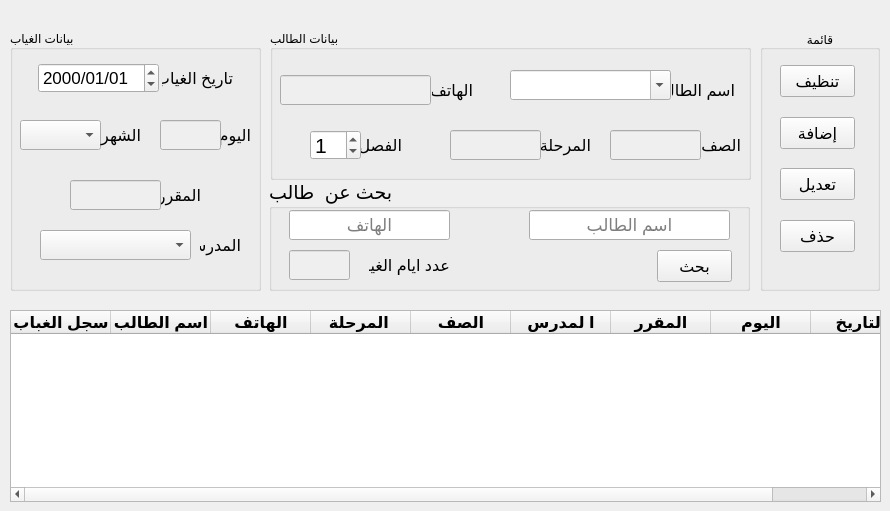
    <widget class="QWidget" name="tab_10">
     <attribute name="title">
      <string>الغياب</string>
     </attribute>
     <widget class="QTableWidget" name="tableWidget_13">
      <property name="geometry">
       <rect>
        <x>10</x>
        <y>310</y>
        <width>871</width>
        <height>192</height>
       </rect>
      </property>
      <property name="font">
       <font>
        <family>Arial</family>
        <pointsize>12</pointsize>
        <weight>75</weight>
        <bold>true</bold>
       </font>
      </property>
      <column>
       <property name="text">
        <string>سجل الغباب</string>
       </property>
      </column>
      <column>
       <property name="text">
        <string>اسم الطالب</string>
       </property>
      </column>
      <column>
       <property name="text">
        <string>الهاتف</string>
       </property>
      </column>
      <column>
       <property name="text">
        <string>المرحلة </string>
       </property>
      </column>
      <column>
       <property name="text">
        <string>الصف</string>
       </property>
      </column>
      <column>
       <property name="text">
        <string>ا لمدرس</string>
       </property>
      </column>
      <column>
       <property name="text">
        <string>المقرر</string>
       </property>
      </column>
      <column>
       <property name="text">
        <string>اليوم</string>
       </property>
      </column>
      <column>
       <property name="text">
        <string>التاريخ</string>
       </property>
      </column>
     </widget>
     <widget class="QGroupBox" name="groupBox_25">
      <property name="geometry">
       <rect>
        <x>269</x>
        <y>180</y>
        <width>481</width>
        <height>111</height>
       </rect>
      </property>
      <property name="font">
       <font>
        <pointsize>14</pointsize>
       </font>
      </property>
      <property name="title">
       <string>بحث عن  طالب</string>
      </property>
      <widget class="QLineEdit" name="lineEdit_29">
       <property name="geometry">
        <rect>
         <x>260</x>
         <y>30</y>
         <width>201</width>
         <height>30</height>
        </rect>
       </property>
       <property name="font">
        <font>
         <pointsize>13</pointsize>
        </font>
       </property>
       <property name="alignment">
        <set>Qt::AlignCenter</set>
       </property>
       <property name="placeholderText">
        <string>اسم الطالب</string>
       </property>
      </widget>
      <widget class="QLineEdit" name="lineEdit_45">
       <property name="geometry">
        <rect>
         <x>20</x>
         <y>30</y>
         <width>161</width>
         <height>30</height>
        </rect>
       </property>
       <property name="font">
        <font>
         <pointsize>13</pointsize>
        </font>
       </property>
       <property name="alignment">
        <set>Qt::AlignCenter</set>
       </property>
       <property name="placeholderText">
        <string>الهاتف</string>
       </property>
      </widget>
      <widget class="QPushButton" name="pushButton_63">
       <property name="geometry">
        <rect>
         <x>388</x>
         <y>70</y>
         <width>75</width>
         <height>32</height>
        </rect>
       </property>
       <property name="font">
        <font>
         <pointsize>12</pointsize>
        </font>
       </property>
       <property name="text">
        <string>بحث</string>
       </property>
      </widget>
      <widget class="QLineEdit" name="lineEdit_59">
       <property name="enabled">
        <bool>false</bool>
       </property>
       <property name="geometry">
        <rect>
         <x>20</x>
         <y>70</y>
         <width>61</width>
         <height>30</height>
        </rect>
       </property>
       <property name="font">
        <font>
         <pointsize>12</pointsize>
        </font>
       </property>
       <property name="layoutDirection">
        <enum>Qt::LeftToRight</enum>
       </property>
      </widget>
      <widget class="QLabel" name="label_100">
       <property name="geometry">
        <rect>
         <x>100</x>
         <y>70</y>
         <width>81</width>
         <height>30</height>
        </rect>
       </property>
       <property name="font">
        <font>
         <pointsize>12</pointsize>
        </font>
       </property>
       <property name="text">
        <string>عدد ايام الغياب</string>
       </property>
      </widget>
     </widget>
     <widget class="QGroupBox" name="groupBox_26">
      <property name="geometry">
       <rect>
        <x>270</x>
        <y>30</y>
        <width>481</width>
        <height>150</height>
       </rect>
      </property>
      <property name="title">
       <string>بيانات الطالب</string>
      </property>
      <widget class="QLabel" name="label_83">
       <property name="geometry">
        <rect>
         <x>402</x>
         <y>45</y>
         <width>63</width>
         <height>30</height>
        </rect>
       </property>
       <property name="font">
        <font>
         <pointsize>12</pointsize>
        </font>
       </property>
       <property name="text">
        <string>اسم الطالب</string>
       </property>
      </widget>
      <widget class="QLabel" name="label_84">
       <property name="geometry">
        <rect>
         <x>162</x>
         <y>45</y>
         <width>41</width>
         <height>30</height>
        </rect>
       </property>
       <property name="font">
        <font>
         <pointsize>12</pointsize>
        </font>
       </property>
       <property name="text">
        <string>الهاتف</string>
       </property>
      </widget>
      <widget class="QLineEdit" name="lineEdit_47">
       <property name="enabled">
        <bool>false</bool>
       </property>
       <property name="geometry">
        <rect>
         <x>10</x>
         <y>45</y>
         <width>151</width>
         <height>30</height>
        </rect>
       </property>
       <property name="font">
        <font>
         <pointsize>12</pointsize>
        </font>
       </property>
      </widget>
      <widget class="QLabel" name="label_85">
       <property name="geometry">
        <rect>
         <x>430</x>
         <y>100</y>
         <width>41</width>
         <height>30</height>
        </rect>
       </property>
       <property name="font">
        <font>
         <pointsize>12</pointsize>
        </font>
       </property>
       <property name="text">
        <string>الصف</string>
       </property>
      </widget>
      <widget class="QLabel" name="label_86">
       <property name="geometry">
        <rect>
         <x>270</x>
         <y>100</y>
         <width>51</width>
         <height>30</height>
        </rect>
       </property>
       <property name="font">
        <font>
         <pointsize>12</pointsize>
        </font>
       </property>
       <property name="text">
        <string>المرحلة</string>
       </property>
      </widget>
      <widget class="QComboBox" name="comboBox_27">
       <property name="geometry">
        <rect>
         <x>240</x>
         <y>40</y>
         <width>161</width>
         <height>30</height>
        </rect>
       </property>
       <property name="font">
        <font>
         <pointsize>12</pointsize>
        </font>
       </property>
       <property name="editable">
        <bool>true</bool>
       </property>
      </widget>
      <widget class="QLabel" name="label_88">
       <property name="geometry">
        <rect>
         <x>91</x>
         <y>100</y>
         <width>41</width>
         <height>30</height>
        </rect>
       </property>
       <property name="font">
        <font>
         <pointsize>12</pointsize>
        </font>
       </property>
       <property name="text">
        <string>الفصل</string>
       </property>
      </widget>
      <widget class="QSpinBox" name="spinBox_7">
       <property name="geometry">
        <rect>
         <x>40</x>
         <y>100</y>
         <width>51</width>
         <height>30</height>
        </rect>
       </property>
       <property name="font">
        <font>
         <pointsize>16</pointsize>
        </font>
       </property>
       <property name="value">
        <number>1</number>
       </property>
      </widget>
      <widget class="QLineEdit" name="lineEdit_50">
       <property name="enabled">
        <bool>false</bool>
       </property>
       <property name="geometry">
        <rect>
         <x>340</x>
         <y>100</y>
         <width>91</width>
         <height>30</height>
        </rect>
       </property>
       <property name="font">
        <font>
         <pointsize>12</pointsize>
        </font>
       </property>
      </widget>
      <widget class="QLineEdit" name="lineEdit_51">
       <property name="enabled">
        <bool>false</bool>
       </property>
       <property name="geometry">
        <rect>
         <x>180</x>
         <y>100</y>
         <width>91</width>
         <height>30</height>
        </rect>
       </property>
       <property name="font">
        <font>
         <pointsize>12</pointsize>
        </font>
       </property>
      </widget>
     </widget>
     <widget class="QGroupBox" name="groupBox_27">
      <property name="geometry">
       <rect>
        <x>760</x>
        <y>30</y>
        <width>120</width>
        <height>261</height>
       </rect>
      </property>
      <property name="title">
       <string>قائمة</string>
      </property>
      <property name="alignment">
       <set>Qt::AlignCenter</set>
      </property>
      <widget class="QPushButton" name="pushButton_59">
       <property name="geometry">
        <rect>
         <x>20</x>
         <y>35</y>
         <width>75</width>
         <height>32</height>
        </rect>
       </property>
       <property name="font">
        <font>
         <pointsize>12</pointsize>
        </font>
       </property>
       <property name="text">
        <string>تنظيف</string>
       </property>
      </widget>
      <widget class="QPushButton" name="pushButton_60">
       <property name="geometry">
        <rect>
         <x>20</x>
         <y>87</y>
         <width>75</width>
         <height>32</height>
        </rect>
       </property>
       <property name="font">
        <font>
         <pointsize>12</pointsize>
        </font>
       </property>
       <property name="text">
        <string>إضافة</string>
       </property>
      </widget>
      <widget class="QPushButton" name="pushButton_61">
       <property name="geometry">
        <rect>
         <x>20</x>
         <y>138</y>
         <width>75</width>
         <height>32</height>
        </rect>
       </property>
       <property name="font">
        <font>
         <pointsize>12</pointsize>
        </font>
       </property>
       <property name="text">
        <string>تعديل</string>
       </property>
      </widget>
      <widget class="QPushButton" name="pushButton_62">
       <property name="geometry">
        <rect>
         <x>20</x>
         <y>190</y>
         <width>75</width>
         <height>32</height>
        </rect>
       </property>
       <property name="font">
        <font>
         <pointsize>12</pointsize>
        </font>
       </property>
       <property name="text">
        <string>حذف</string>
       </property>
      </widget>
     </widget>
     <widget class="QGroupBox" name="groupBox_28">
      <property name="geometry">
       <rect>
        <x>10</x>
        <y>30</y>
        <width>251</width>
        <height>261</height>
       </rect>
      </property>
      <property name="title">
       <string>بيانات الغياب</string>
      </property>
      <widget class="QLabel" name="label_89">
       <property name="geometry">
        <rect>
         <x>200</x>
         <y>90</y>
         <width>41</width>
         <height>30</height>
        </rect>
       </property>
       <property name="font">
        <font>
         <pointsize>12</pointsize>
        </font>
       </property>
       <property name="text">
        <string>اليوم</string>
       </property>
      </widget>
      <widget class="QLabel" name="label_87">
       <property name="geometry">
        <rect>
         <x>152</x>
         <y>33</y>
         <width>71</width>
         <height>30</height>
        </rect>
       </property>
       <property name="font">
        <font>
         <pointsize>12</pointsize>
        </font>
       </property>
       <property name="text">
        <string>تاريخ الغياب</string>
       </property>
      </widget>
      <widget class="QLabel" name="label_91">
       <property name="geometry">
        <rect>
         <x>190</x>
         <y>200</y>
         <width>41</width>
         <height>30</height>
        </rect>
       </property>
       <property name="font">
        <font>
         <pointsize>12</pointsize>
        </font>
       </property>
       <property name="text">
        <string>المدرس</string>
       </property>
      </widget>
      <widget class="QComboBox" name="comboBox_28">
       <property name="geometry">
        <rect>
         <x>30</x>
         <y>200</y>
         <width>151</width>
         <height>30</height>
        </rect>
       </property>
       <property name="font">
        <font>
         <pointsize>12</pointsize>
        </font>
       </property>
      </widget>
      <widget class="QLineEdit" name="lineEdit_48">
       <property name="enabled">
        <bool>false</bool>
       </property>
       <property name="geometry">
        <rect>
         <x>150</x>
         <y>90</y>
         <width>61</width>
         <height>30</height>
        </rect>
       </property>
       <property name="font">
        <font>
         <pointsize>12</pointsize>
        </font>
       </property>
      </widget>
      <widget class="QLabel" name="label_90">
       <property name="geometry">
        <rect>
         <x>150</x>
         <y>150</y>
         <width>41</width>
         <height>30</height>
        </rect>
       </property>
       <property name="font">
        <font>
         <pointsize>12</pointsize>
        </font>
       </property>
       <property name="text">
        <string>المقرر</string>
       </property>
      </widget>
      <widget class="QDateEdit" name="dateEdit_7">
       <property name="geometry">
        <rect>
         <x>28</x>
         <y>33</y>
         <width>121</width>
         <height>30</height>
        </rect>
       </property>
       <property name="font">
        <font>
         <pointsize>13</pointsize>
        </font>
       </property>
       <property name="displayFormat">
        <string>yyyy/MM/dd</string>
       </property>
      </widget>
      <widget class="QLineEdit" name="lineEdit_52">
       <property name="enabled">
        <bool>false</bool>
       </property>
       <property name="geometry">
        <rect>
         <x>60</x>
         <y>150</y>
         <width>91</width>
         <height>30</height>
        </rect>
       </property>
       <property name="font">
        <font>
         <pointsize>12</pointsize>
        </font>
       </property>
      </widget>
      <widget class="QComboBox" name="comboBox_30">
       <property name="geometry">
        <rect>
         <x>10</x>
         <y>90</y>
         <width>81</width>
         <height>30</height>
        </rect>
       </property>
       <property name="font">
        <font>
         <pointsize>12</pointsize>
        </font>
       </property>
      </widget>
      <widget class="QLabel" name="label_99">
       <property name="geometry">
        <rect>
         <x>90</x>
         <y>90</y>
         <width>41</width>
         <height>30</height>
        </rect>
       </property>
       <property name="font">
        <font>
         <pointsize>12</pointsize>
        </font>
       </property>
       <property name="text">
        <string>الشهر</string>
       </property>
      </widget>
     </widget>
    </widget>
